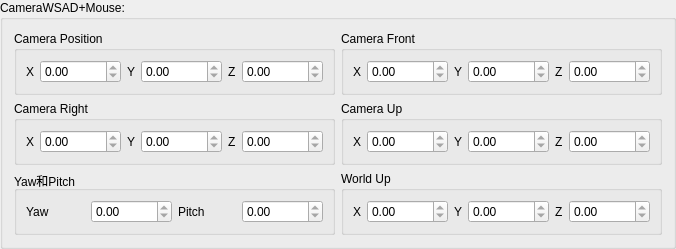
     <widget class="QGroupBox" name="cameraWSADMouseBox">
      <property name="minimumSize">
       <size>
        <width>0</width>
        <height>50</height>
       </size>
      </property>
      <property name="title">
       <string>CameraWSAD+Mouse:</string>
      </property>
      <layout class="QHBoxLayout" name="horizontalLayout_17">
       <item>
        <layout class="QVBoxLayout" name="verticalLayout_2">
         <item>
          <layout class="QHBoxLayout" name="horizontalLayout_7" stretch="1,1">
           <item>
            <widget class="QGroupBox" name="cameraWSADMouseBox_2">
             <property name="minimumSize">
              <size>
               <width>0</width>
               <height>50</height>
              </size>
             </property>
             <property name="title">
              <string>Camera Position</string>
             </property>
             <layout class="QHBoxLayout" name="horizontalLayout_18">
              <item>
               <widget class="QLabel" name="label_44">
                <property name="text">
                 <string>X</string>
                </property>
               </widget>
              </item>
              <item>
               <widget class="QDoubleSpinBox" name="cameraPosXSpinBox">
                <property name="enabled">
                 <bool>true</bool>
                </property>
                <property name="readOnly">
                 <bool>true</bool>
                </property>
                <property name="minimum">
                 <double>-10000.000000000000000</double>
                </property>
                <property name="maximum">
                 <double>10000.000000000000000</double>
                </property>
                <property name="singleStep">
                 <double>1.000000000000000</double>
                </property>
                <property name="value">
                 <double>0.000000000000000</double>
                </property>
               </widget>
              </item>
              <item>
               <widget class="QLabel" name="label_45">
                <property name="text">
                 <string>Y</string>
                </property>
               </widget>
              </item>
              <item>
               <widget class="QDoubleSpinBox" name="cameraPosYSpinBox">
                <property name="enabled">
                 <bool>true</bool>
                </property>
                <property name="readOnly">
                 <bool>true</bool>
                </property>
                <property name="minimum">
                 <double>-10000.000000000000000</double>
                </property>
                <property name="maximum">
                 <double>10000.000000000000000</double>
                </property>
                <property name="singleStep">
                 <double>1.000000000000000</double>
                </property>
                <property name="value">
                 <double>0.000000000000000</double>
                </property>
               </widget>
              </item>
              <item>
               <widget class="QLabel" name="label_47">
                <property name="text">
                 <string>Z</string>
                </property>
               </widget>
              </item>
              <item>
               <widget class="QDoubleSpinBox" name="cameraPosZSpinBox">
                <property name="enabled">
                 <bool>true</bool>
                </property>
                <property name="readOnly">
                 <bool>true</bool>
                </property>
                <property name="minimum">
                 <double>-10000.000000000000000</double>
                </property>
                <property name="maximum">
                 <double>10000.000000000000000</double>
                </property>
                <property name="singleStep">
                 <double>1.000000000000000</double>
                </property>
                <property name="value">
                 <double>0.000000000000000</double>
                </property>
               </widget>
              </item>
             </layout>
            </widget>
           </item>
           <item>
            <widget class="QGroupBox" name="cameraWSADMouseBox_4">
             <property name="minimumSize">
              <size>
               <width>0</width>
               <height>50</height>
              </size>
             </property>
             <property name="title">
              <string>Camera Front</string>
             </property>
             <layout class="QHBoxLayout" name="horizontalLayout_20">
              <item>
               <widget class="QLabel" name="label_50">
                <property name="text">
                 <string>X</string>
                </property>
               </widget>
              </item>
              <item>
               <widget class="QDoubleSpinBox" name="cameraFrontXSpinBox">
                <property name="enabled">
                 <bool>true</bool>
                </property>
                <property name="readOnly">
                 <bool>true</bool>
                </property>
                <property name="minimum">
                 <double>-10000.000000000000000</double>
                </property>
                <property name="maximum">
                 <double>10000.000000000000000</double>
                </property>
                <property name="singleStep">
                 <double>1.000000000000000</double>
                </property>
                <property name="value">
                 <double>0.000000000000000</double>
                </property>
               </widget>
              </item>
              <item>
               <widget class="QLabel" name="label_51">
                <property name="text">
                 <string>Y</string>
                </property>
               </widget>
              </item>
              <item>
               <widget class="QDoubleSpinBox" name="cameraFrontYSpinBox">
                <property name="enabled">
                 <bool>true</bool>
                </property>
                <property name="readOnly">
                 <bool>true</bool>
                </property>
                <property name="minimum">
                 <double>-10000.000000000000000</double>
                </property>
                <property name="maximum">
                 <double>10000.000000000000000</double>
                </property>
                <property name="singleStep">
                 <double>1.000000000000000</double>
                </property>
                <property name="value">
                 <double>0.000000000000000</double>
                </property>
               </widget>
              </item>
              <item>
               <widget class="QLabel" name="cameraDirectFSpinBox_2">
                <property name="text">
                 <string>Z</string>
                </property>
               </widget>
              </item>
              <item>
               <widget class="QDoubleSpinBox" name="cameraFrontZSpinBox">
                <property name="enabled">
                 <bool>true</bool>
                </property>
                <property name="readOnly">
                 <bool>true</bool>
                </property>
                <property name="minimum">
                 <double>-10000.000000000000000</double>
                </property>
                <property name="maximum">
                 <double>10000.000000000000000</double>
                </property>
                <property name="singleStep">
                 <double>1.000000000000000</double>
                </property>
                <property name="value">
                 <double>0.000000000000000</double>
                </property>
               </widget>
              </item>
             </layout>
            </widget>
           </item>
          </layout>
         </item>
         <item>
          <layout class="QHBoxLayout" name="horizontalLayout_11" stretch="1,1">
           <item>
            <widget class="QGroupBox" name="cameraWSADMouseBox_6">
             <property name="minimumSize">
              <size>
               <width>0</width>
               <height>50</height>
              </size>
             </property>
             <property name="title">
              <string>Camera Right</string>
             </property>
             <layout class="QHBoxLayout" name="horizontalLayout_22">
              <item>
               <widget class="QLabel" name="label_52">
                <property name="text">
                 <string>X</string>
                </property>
               </widget>
              </item>
              <item>
               <widget class="QDoubleSpinBox" name="cameraRightXSpinBox">
                <property name="enabled">
                 <bool>true</bool>
                </property>
                <property name="readOnly">
                 <bool>true</bool>
                </property>
                <property name="minimum">
                 <double>-10000.000000000000000</double>
                </property>
                <property name="maximum">
                 <double>10000.000000000000000</double>
                </property>
                <property name="singleStep">
                 <double>1.000000000000000</double>
                </property>
                <property name="value">
                 <double>0.000000000000000</double>
                </property>
               </widget>
              </item>
              <item>
               <widget class="QLabel" name="label_53">
                <property name="text">
                 <string>Y</string>
                </property>
               </widget>
              </item>
              <item>
               <widget class="QDoubleSpinBox" name="cameraRightYSpinBox">
                <property name="enabled">
                 <bool>true</bool>
                </property>
                <property name="readOnly">
                 <bool>true</bool>
                </property>
                <property name="minimum">
                 <double>-10000.000000000000000</double>
                </property>
                <property name="maximum">
                 <double>10000.000000000000000</double>
                </property>
                <property name="singleStep">
                 <double>1.000000000000000</double>
                </property>
                <property name="value">
                 <double>0.000000000000000</double>
                </property>
               </widget>
              </item>
              <item>
               <widget class="QLabel" name="cameraDirectFSpinBox_4">
                <property name="text">
                 <string>Z</string>
                </property>
               </widget>
              </item>
              <item>
               <widget class="QDoubleSpinBox" name="cameraRightZSpinBox">
                <property name="enabled">
                 <bool>true</bool>
                </property>
                <property name="readOnly">
                 <bool>true</bool>
                </property>
                <property name="minimum">
                 <double>-10000.000000000000000</double>
                </property>
                <property name="maximum">
                 <double>10000.000000000000000</double>
                </property>
                <property name="singleStep">
                 <double>1.000000000000000</double>
                </property>
                <property name="value">
                 <double>0.000000000000000</double>
                </property>
               </widget>
              </item>
             </layout>
            </widget>
           </item>
           <item>
            <widget class="QGroupBox" name="cameraWSADMouseBox_7">
             <property name="minimumSize">
              <size>
               <width>0</width>
               <height>50</height>
              </size>
             </property>
             <property name="title">
              <string>Camera Up</string>
             </property>
             <layout class="QHBoxLayout" name="horizontalLayout_23">
              <item>
               <widget class="QLabel" name="label_54">
                <property name="text">
                 <string>X</string>
                </property>
               </widget>
              </item>
              <item>
               <widget class="QDoubleSpinBox" name="cameraUpXSpinBox">
                <property name="enabled">
                 <bool>true</bool>
                </property>
                <property name="readOnly">
                 <bool>true</bool>
                </property>
                <property name="minimum">
                 <double>-10000.000000000000000</double>
                </property>
                <property name="maximum">
                 <double>10000.000000000000000</double>
                </property>
                <property name="singleStep">
                 <double>1.000000000000000</double>
                </property>
                <property name="value">
                 <double>0.000000000000000</double>
                </property>
               </widget>
              </item>
              <item>
               <widget class="QLabel" name="label_55">
                <property name="text">
                 <string>Y</string>
                </property>
               </widget>
              </item>
              <item>
               <widget class="QDoubleSpinBox" name="cameraUpYSpinBox">
                <property name="enabled">
                 <bool>true</bool>
                </property>
                <property name="readOnly">
                 <bool>true</bool>
                </property>
                <property name="minimum">
                 <double>-10000.000000000000000</double>
                </property>
                <property name="maximum">
                 <double>10000.000000000000000</double>
                </property>
                <property name="singleStep">
                 <double>1.000000000000000</double>
                </property>
                <property name="value">
                 <double>0.000000000000000</double>
                </property>
               </widget>
              </item>
              <item>
               <widget class="QLabel" name="cameraDirectFSpinBox_6">
                <property name="text">
                 <string>Z</string>
                </property>
               </widget>
              </item>
              <item>
               <widget class="QDoubleSpinBox" name="cameraUpZSpinBox">
                <property name="enabled">
                 <bool>true</bool>
                </property>
                <property name="readOnly">
                 <bool>true</bool>
                </property>
                <property name="minimum">
                 <double>-10000.000000000000000</double>
                </property>
                <property name="maximum">
                 <double>10000.000000000000000</double>
                </property>
                <property name="singleStep">
                 <double>1.000000000000000</double>
                </property>
                <property name="value">
                 <double>0.000000000000000</double>
                </property>
               </widget>
              </item>
             </layout>
            </widget>
           </item>
          </layout>
         </item>
         <item>
          <layout class="QHBoxLayout" name="horizontalLayout_10" stretch="10,10">
           <item>
            <widget class="QGroupBox" name="cameraWSADMouseBox_3">
             <property name="minimumSize">
              <size>
               <width>0</width>
               <height>50</height>
              </size>
             </property>
             <property name="title">
              <string>Yaw和Pitch</string>
             </property>
             <layout class="QHBoxLayout" name="horizontalLayout_19">
              <item>
               <widget class="QLabel" name="label_46">
                <property name="text">
                 <string>Yaw</string>
                </property>
               </widget>
              </item>
              <item>
               <widget class="QDoubleSpinBox" name="cameraYaw_SpinBox">
                <property name="enabled">
                 <bool>true</bool>
                </property>
                <property name="readOnly">
                 <bool>true</bool>
                </property>
                <property name="minimum">
                 <double>-10000.000000000000000</double>
                </property>
                <property name="maximum">
                 <double>10000.000000000000000</double>
                </property>
                <property name="singleStep">
                 <double>1.000000000000000</double>
                </property>
                <property name="value">
                 <double>0.000000000000000</double>
                </property>
               </widget>
              </item>
              <item>
               <widget class="QLabel" name="label_48">
                <property name="text">
                 <string>Pitch</string>
                </property>
               </widget>
              </item>
              <item>
               <widget class="QDoubleSpinBox" name="cameraPitch_SpinBox">
                <property name="enabled">
                 <bool>true</bool>
                </property>
                <property name="readOnly">
                 <bool>true</bool>
                </property>
                <property name="minimum">
                 <double>-10000.000000000000000</double>
                </property>
                <property name="maximum">
                 <double>10000.000000000000000</double>
                </property>
                <property name="singleStep">
                 <double>1.000000000000000</double>
                </property>
                <property name="value">
                 <double>0.000000000000000</double>
                </property>
               </widget>
              </item>
             </layout>
            </widget>
           </item>
           <item>
            <widget class="QGroupBox" name="cameraWSADMouseBox_8">
             <property name="minimumSize">
              <size>
               <width>0</width>
               <height>50</height>
              </size>
             </property>
             <property name="title">
              <string>World Up</string>
             </property>
             <layout class="QHBoxLayout" name="horizontalLayout_24">
              <item>
               <widget class="QLabel" name="label_56">
                <property name="text">
                 <string>X</string>
                </property>
               </widget>
              </item>
              <item>
               <widget class="QDoubleSpinBox" name="cameraWorldUpXSpinBox">
                <property name="enabled">
                 <bool>true</bool>
                </property>
                <property name="readOnly">
                 <bool>true</bool>
                </property>
                <property name="minimum">
                 <double>-10000.000000000000000</double>
                </property>
                <property name="maximum">
                 <double>10000.000000000000000</double>
                </property>
                <property name="singleStep">
                 <double>1.000000000000000</double>
                </property>
                <property name="value">
                 <double>0.000000000000000</double>
                </property>
               </widget>
              </item>
              <item>
               <widget class="QLabel" name="label_57">
                <property name="text">
                 <string>Y</string>
                </property>
               </widget>
              </item>
              <item>
               <widget class="QDoubleSpinBox" name="cameraWorldUpYSpinBox">
                <property name="enabled">
                 <bool>true</bool>
                </property>
                <property name="readOnly">
                 <bool>true</bool>
                </property>
                <property name="minimum">
                 <double>-10000.000000000000000</double>
                </property>
                <property name="maximum">
                 <double>10000.000000000000000</double>
                </property>
                <property name="singleStep">
                 <double>1.000000000000000</double>
                </property>
                <property name="value">
                 <double>0.000000000000000</double>
                </property>
               </widget>
              </item>
              <item>
               <widget class="QLabel" name="cameraDirectFSpinBox_8">
                <property name="text">
                 <string>Z</string>
                </property>
               </widget>
              </item>
              <item>
               <widget class="QDoubleSpinBox" name="cameraWorldUpZSpinBox">
                <property name="enabled">
                 <bool>true</bool>
                </property>
                <property name="readOnly">
                 <bool>true</bool>
                </property>
                <property name="minimum">
                 <double>-10000.000000000000000</double>
                </property>
                <property name="maximum">
                 <double>10000.000000000000000</double>
                </property>
                <property name="singleStep">
                 <double>1.000000000000000</double>
                </property>
                <property name="value">
                 <double>0.000000000000000</double>
                </property>
               </widget>
              </item>
             </layout>
            </widget>
           </item>
          </layout>
         </item>
        </layout>
       </item>
      </layout>
     </widget>
